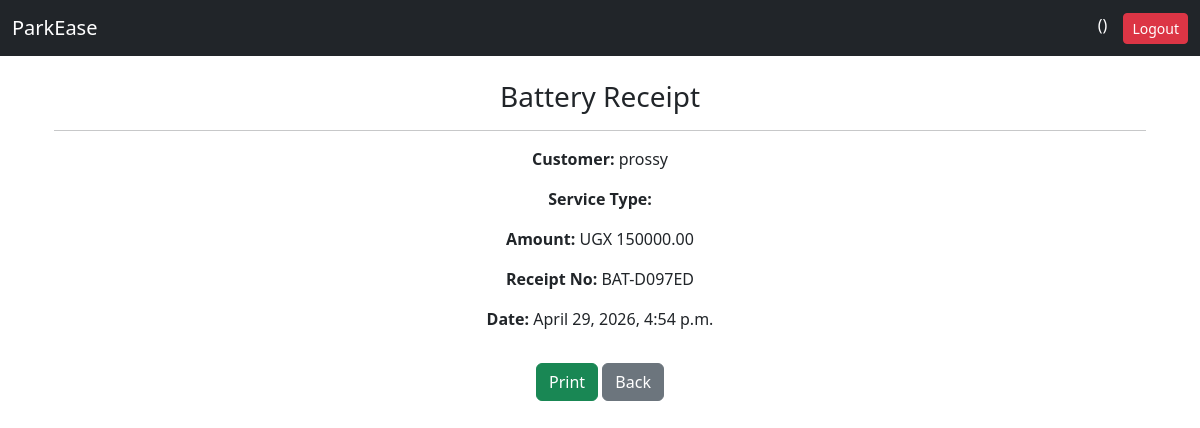
Page /service/batteries/receipt/4/ on the committed database.
### service/models.py (models this page shows, shortened)
class BatteryService(models.Model):
    customer_name = models.CharField(max_length=100)
    service = models.ForeignKey(ServicePrice, on_delete=models.CASCADE)
    price = models.DecimalField(max_digits=10, decimal_places=2, blank=True, null=True)
    receipt_number = models.CharField(max_length=20, unique=True, editable=False)
    date = models.DateTimeField(auto_now_add=True)

### service/views.py (the view)
# urls.py: path('batteries/receipt/<int:pk>/', views.battery_receipt, name='battery_receipt'),
def battery_receipt(request, pk):
    battery = get_object_or_404(BatteryService, pk=pk)
    return render(request, 'battery_receipt.html', {'battery': battery})

### service/templates/battery_receipt.html
{% extends 'base.html' %}
{% block content %}
<div class="container mt-4 text-center">
    <h3>Battery Receipt</h3>
    <hr>
    <p><strong>Customer:</strong> {{ battery.customer_name }}</p>
    <p><strong>Service Type:</strong> {{ battery.get_battery_type_display }}</p>
    <p><strong>Amount:</strong> UGX {{ battery.price }}</p>
    <p><strong>Receipt No:</strong> {{ battery.receipt_number }}</p>
    <p><strong>Date:</strong> {{ battery.date }}</p>
    <button onclick="window.print()" class="btn btn-success mt-3">
        Print
    </button>
    <a href="{% url 'service:battery_list' %}" class="btn btn-secondary mt-3">
        Back
    </a>
</div>
{% endblock %}

### rows in the picture
BatteryService: customer_name "prossy", price "150000.00", receipt_number "BAT-D097ED", date "April 29, 2026, 4:54 p.m."
